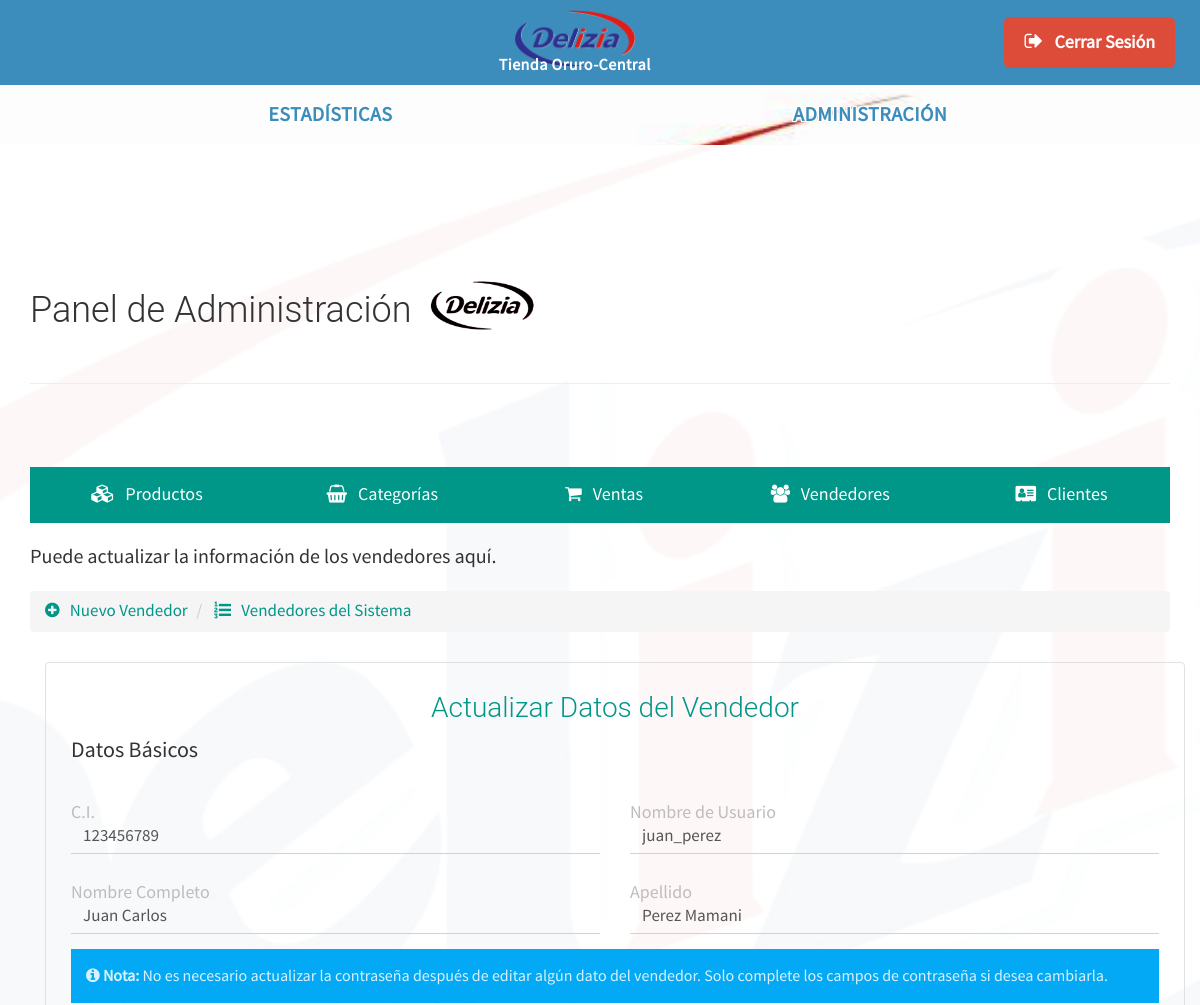
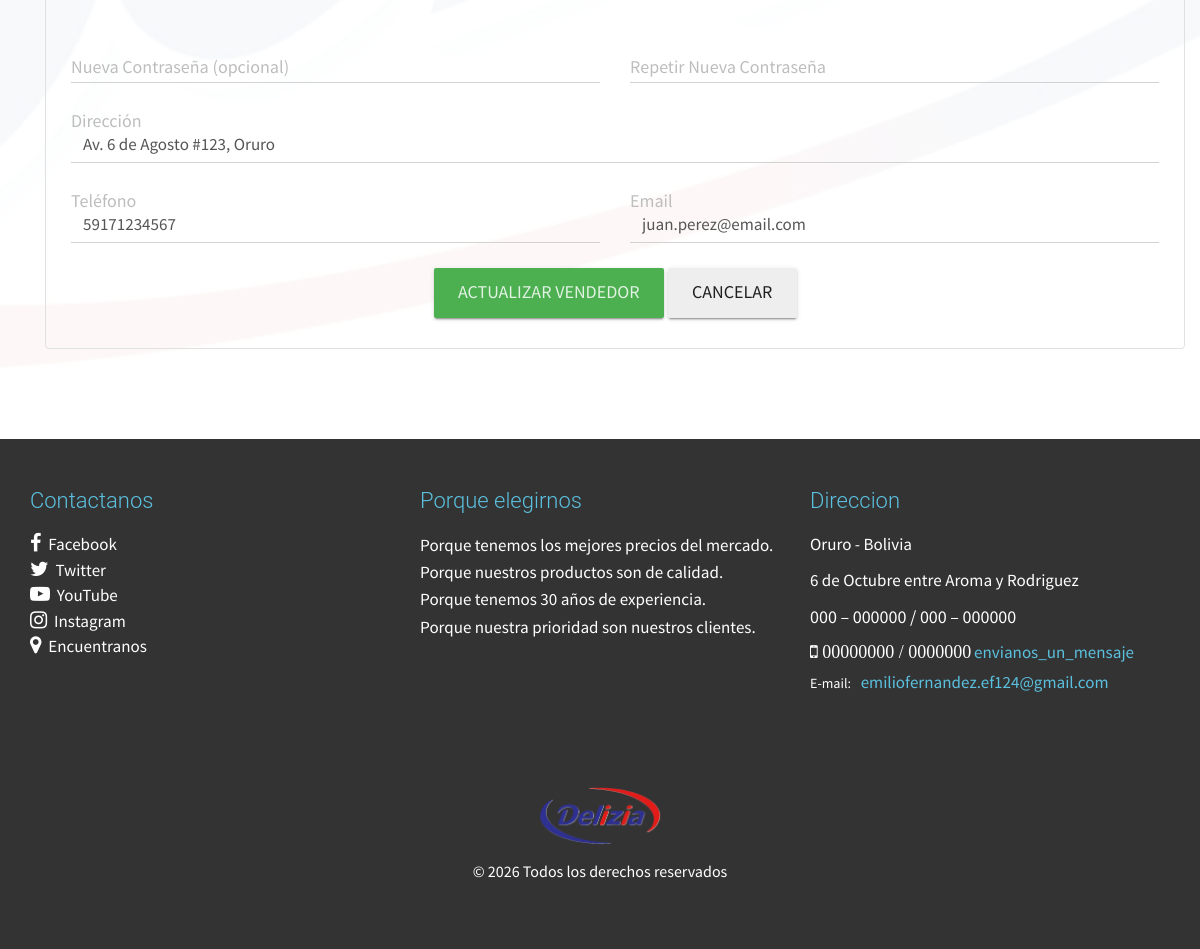
Screenshot of /configAdmin.php?view=vendedorinfo&nit=123456789 (signed in) with the database file from the repository (2 pictures, top to bottom).
### tables this page shows
CREATE TABLE `vendedores` (
  `NIT` varchar(30) NOT NULL,
  `Nombre` varchar(30) NOT NULL,
  `NombreCompleto` varchar(70) NOT NULL,
  `Apellido` varchar(70) NOT NULL,
  `Clave` varchar(255) NOT NULL,
  `Direccion` varchar(200) NOT NULL,
  `Telefono` varchar(20) NOT NULL,
  `Email` varchar(100) NOT NULL,
  `Estado` enum('activo','inactivo') DEFAULT 'activo',
  `fecha_registro` datetime DEFAULT CURRENT_TIMESTAMP,
  PRIMARY KEY (`NIT`),
  UNIQUE KEY `Email` (`Email`)
);

### library/consulSQL.php (called while the page is built, shortened)
<?php
class ejecutarSQL {
    private static $conexion = null;
    public static function conectar(){
        if(self::$conexion === null) {
            self::$conexion = mysqli_connect(SERVER, USER, PASS, BD);
            mysqli_set_charset(self::$conexion, 'utf8');
        }
        return self::$conexion;
    }
    public static function consultar($query) {
        $conexion = self::conectar();
        if (!$consul = mysqli_query($conexion, $query)) {
            error_log('Error en la consulta SQL: ' . mysqli_error($conexion) . ' - Consulta: ' . $query);
            return false;
        }
        return $consul;
    }
    public static function cerrarConexion() {
        if(self::$conexion !== null) {
            self::$conexion = null;
        }
    }
}
?>

### admin/vendedorinfo-view.php (the view, shortened to what this page needs)
<p class="lead" style="font-size: 20px;">
    Puede actualizar la información de los vendedores aquí.
</p>
<ul class="breadcrumb" style="margin-bottom: 5px; font-size: 17px;">
    <li>
        <a href="configAdmin.php?view=vendedor">
            <i class="fa fa-plus-circle" aria-hidden="true"></i> &nbsp; Nuevo Vendedor
        </a>
    </li>
    <li>
        <a href="configAdmin.php?view=vendedorlist"><i class="fa fa-list-ol" aria-hidden="true"></i> &nbsp; Vendedores del Sistema</a>
    </li>
</ul>
<div class="container">
	<div class="row">
        <div class="col-xs-12">
            <div class="container-form-admin">
                <h3 class="text-primary text-center" style="font-size: 28px;">Actualizar Datos del Vendedor</h3>
                <?php
                	$nit=$_GET['nit'];
                	$vendedor=ejecutarSQL::consultar("SELECT * FROM vendedores WHERE NIT='$nit'");
                	$vend=mysqli_fetch_array($vendedor, MYSQLI_ASSOC);
                ?>
                <form action="./process/updateVendedor.php" method="POST" class="FormCatElec" data-form="update">
                    <div class="container-fluid">
                        <div class="row">
                            <div class="col-xs-12">
                                <legend style="font-size: 22px;">Datos Básicos</legend>
                            </div>
                            <div class="col-xs-12 col-sm-6">
                                <div class="form-group label-floating">
                                    <label class="control-label" style="font-size: 18px;">C.I.</label>
                                    <input class="form-control" type="text" style="font-size: 17px; padding: 12px;" name="vendedor-nit" value="<?php echo $vend['NIT']; ?>" required readonly>
                                </div>
                            </div>
                            <div class="col-xs-12 col-sm-6">
                                <div class="form-group label-floating">
                                    <label class="control-label" style="font-size: 18px;">Nombre de Usuario</label>
                                    <input class="form-control" type="text" style="font-size: 17px; padding: 12px;" name="vendedor-name" value="<?php echo $vend['Nombre']; ?>" required>
                                </div>
                            </div>
                        </div>
                        <div class="row">
                            <div class="col-xs-12 col-sm-6">
                                <div class="form-group label-floating">
                                    <label class="control-label" style="font-size: 18px;">Nombre Completo</label>
                                    <input class="form-control" type="text" style="font-size: 17px; padding: 12px;" name="vendedor-fullname" value="<?php echo $vend['NombreCompleto']; ?>" required>
                                </div>
                            </div>
                            <div class="col-xs-12 col-sm-6">
                                <div class="form-group label-floating">
                                    <label class="control-label" style="font-size: 18px;">Apellido</label>
                                    <input class="form-control" type="text" style="font-size: 17px; padding: 12px;" name="vendedor-lastname" value="<?php echo $vend['Apellido']; ?>" required>
                                </div>
                            </div>
                        </div>
                        <div class="row">
                            <div class="col-xs-12">
                                <div class="alert alert-info" style="font-size: 16px;">
                                    <i class="fa fa-info-circle"></i> <strong>Nota:</strong> No es necesario actualizar la contraseña después de editar algún dato del vendedor. Solo complete los campos de contraseña si desea cambiarla.
                                </div>
                            </div>
                        </div>
                        <div class="row">
                            <div class="col-xs-12 col-sm-6">
                                <div class="form-group label-floating">
                                    <label class="control-label" style="font-size: 18px;">Nueva Contraseña (opcional)</label>
                                    <input class="form-control" type="password" style="font-size: 17px; padding: 12px;" name="vendedor-pass1">
                                </div>
                            </div>
                            <div class="col-xs-12 col-sm-6">
                                <div class="form-group label-floating">
                                    <label class="control-label" style="font-size: 18px;">Repetir Nueva Contraseña</label>
                                    <input class="form-control" type="password" style="font-size: 17px; padding: 12px;" name="vendedor-pass2">
                                </div>
                            </div>
                        </div>
                        <div class="row">
                            <div class="col-xs-12">
                                <div class="form-group label-floating">
                                    <label class="control-label" style="font-size: 18px;">Dirección</label>
                                    <input class="form-control" type="text" style="font-size: 17px; padding: 12px;" name="vendedor-dir" value="<?php echo $vend['Direccion']; ?>" required>
                                </div>
                            </div>
                        </div>
                        <div class="row">
                            <div class="col-xs-12 col-sm-6">
                                <div class="form-group label-floating">
                                    <label class="control-label" style="font-size: 18px;">Teléfono</label>
                                    <input class="form-control" type="text" style="font-size: 17px; padding: 12px;" name="vendedor-phone" value="<?php echo $vend['Telefono']; ?>" required>
                                </div>
                            </div>
                            <div class="col-xs-12 col-sm-6">
                                <div class="form-group label-floating">
                                    <label class="control-label" style="font-size: 18px;">Email</label>
                                    <input class="form-control" type="email" style="font-size: 17px; padding: 12px;" name="vendedor-email" value="<?php echo $vend['Email']; ?>" required>
                                </div>
                            </div>
                        </div>
                    </div>
                    <p class="text-center">
                        <button type="submit" class="btn btn-success btn-raised" style="font-size: 18px; padding: 12px 24px;">Actualizar Vendedor</button>
                        <a href="configAdmin.php?view=vendedorlist" class="btn btn-default btn-raised" style="font-size: 18px; padding: 12px 24px;">Cancelar</a>
                    </p>
                </form>
            </div>
        </div>
    </div>
</div>

### css/style.css (style rules this page uses)
body { font-family: "FontFamilySPro"; line-height: 1.5; font-size: 1.4em; width: 100%; height: 100%; margin: 0px; padding: 0px; background-position: center center; background-repeat: no-repeat; background-attachment: fixed; background-size: cover; background-color: #fff; }
.container-form-admin { border: 1px solid #e0e1e1 !important; border-radius: 4px; padding: 10px; margin-top: 25px; }
#container-page-index { background-image: url("../assets/img/font-index.JPG"); }

### configAdmin.php (style rules this page uses)
.breadcrumb { font-size: 17px; }
.breadcrumb a { font-size: 17px; }
.lead { font-size: 20px; }
.alert { font-size: 17px; padding: 15px; }
.form-control { font-size: 17px; padding: 12px; }
label { font-size: 18px; }
.btn { font-size: 17px; padding: 10px 16px; }
.btn-raised { font-size: 17px; padding: 10px 16px; }
.container-form-admin h3 { font-size: 28px; }
legend { font-size: 20px; }

### inc/navbar.php (style rules this page uses)
body { padding-top: 145px !important; }

### rows the page displays
vendedores: vendedor-nit "123456789", vendedor-name "juan_perez", vendedor-fullname "Juan Carlos", vendedor-lastname "Perez Mamani", vendedor-dir "Av. 6 de Agosto #123, Oruro", vendedor-phone "59171234567", vendedor-email "juan.perez@email.com"
